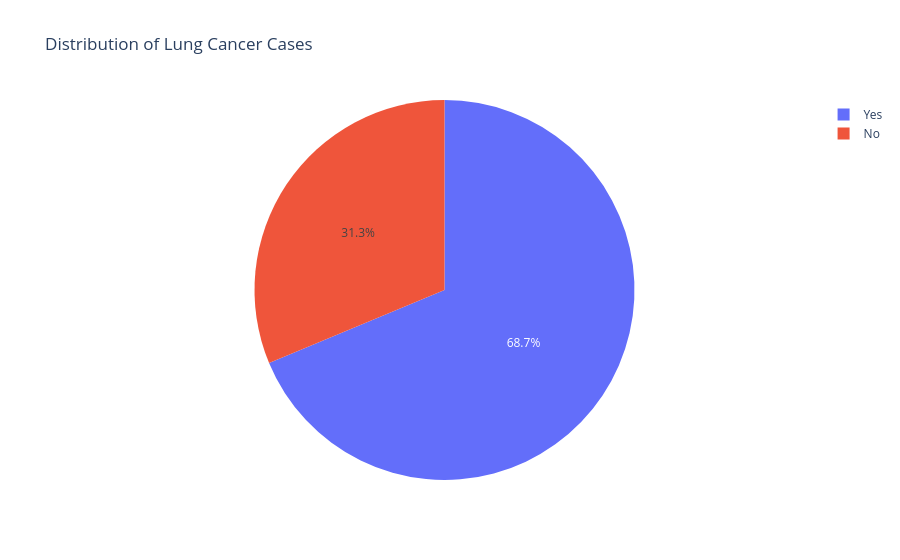

Here is the notebook cell this chart was saved with:
### Code cell
cancer_counts = df['lung_cancer'].value_counts()
fig = px.pie(values=cancer_counts.values, names=cancer_counts.index, 
            title='Distribution of Lung Cancer Cases')
fig.show()

### Figure 1 — Plotly figure (JSON) as saved in the notebook; plotly's stock layout.template omitted (floating-point values rounded to 4 significant figures)
{"data": [{"domain": {"x": [0, 1], "y": [0, 1]}, "hovertemplate": "label=%{label}<br>value=%{value}<extra></extra>", "labels": ["Yes", "No"], "legendgroup": "", "name": "", "showlegend": true, "type": "pie", "values": [34364, 15636]}], "layout": {"legend": {"tracegroupgap": 0}, "title": {"text": "Distribution of Lung Cancer Cases"}}}
